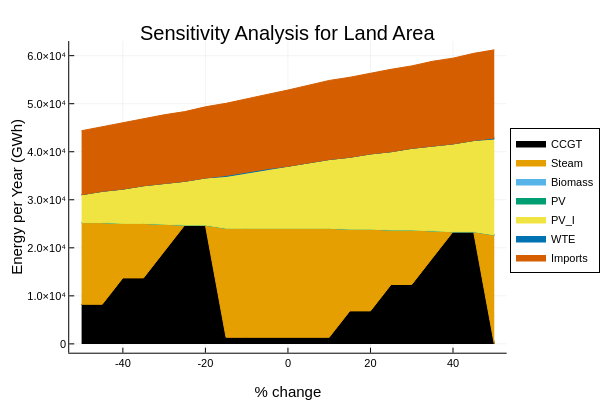

This figure's notebook cell:
### Markdown cell above
#### Land Area Sensitivity Analysis

### Code cell
intervals = create_range(2.1*10^7, percentage_change)
results = analyze_parameter_sensitivity(model, intervals, c1)


using Plots
theme(:wong2)

# Plot the stacked area chart
# plot(results, stacked=true, label=["CCGT"  "Steam"  "Biomass" "PV"  "PV_I"  "WTE"  "Imports"], xlabel="Area", ylabel="Value", title="Stacked Area Chart")
areaplot(percentage_change, 
    results, 
    label=["CCGT" "Steam" "Biomass" "PV" "PV_I" "WTE" "Imports"], 
    xlabel="% change", 
    ylabel="Energy per Year (GWh)", 
    title="Sensitivity Analysis for Land Area",
    yformatter=y->round(Int64, y÷(10^9),),
    opacity=1,
)
plot!(legend=(1, 0.7), legend_columns=-1)

### Figure 1 — Plotly figure (JSON) as saved in the notebook; plotly's stock layout.template omitted (floating-point values rounded to 4 significant figures)
{"data": [{"colorbar": {"len": 0.8657, "title": "", "x": 0.9934, "y": 0.5087}, "fill": "tozeroy", "fillcolor": "rgba(0, 0, 0, 1.000)", "legendgroup": "CCGT", "line": {"color": "rgba(0, 0, 0, 1.000)", "dash": "solid", "shape": "linear", "width": 1}, "mode": "lines", "name": "CCGT", "showlegend": true, "type": "scatter", "x": [-50, -45, -40, -35, -30, -25, -20, -15, -10, -5, 0, 5, 10, 15, 20, 25, 30, 35, 40, 45, 50], "xaxis": "x", "y": [8243160000000, 8243160000000, 13738600000000, 13738600000000, 19234040000000, 24729480000000, 24729480000000, 1373860000000, 1373860000000, 1373860000000, 1373860000000, 1373860000000, 1373860000000, 6869300000000, 6869300000000, 12364740000000, 12364740000000, 17860180000000, 23355620000000, 23355620000000, 0], "yaxis": "y"}, {"colorbar": {"len": 0.8657, "title": "", "x": 0.9934, "y": 0.5087}, "legendgroup": "Steam", "line": {"color": "rgba(230, 159, 0, 1.000)", "dash": "solid", "shape": "linear", "width": 1}, "mode": "lines", "name": "Steam", "showlegend": false, "type": "scatter", "x": [-50, -45, -40, -35, -30, -25, -20, -15, -10, -5, 0, 5, 10, 15, 20, 25, 30, 35, 40, 45, 50], "xaxis": "x", "y": [8243160000000, 8243160000000, 13738600000000, 13738600000000, 19234040000000, 24729480000000, 24729480000000, 1373860000000, 1373860000000, 1373860000000, 1373860000000, 1373860000000, 1373860000000, 6869300000000, 6869300000000, 12364740000000, 12364740000000, 17860180000000, 23355620000000, 23355620000000, 0], "yaxis": "y"}, {"colorbar": {"len": 0.8657, "title": "", "x": 0.9934, "y": 0.5087}, "fill": "tonexty", "fillcolor": "rgba(230, 159, 0, 1.000)", "legendgroup": "Steam", "line": {"color": "rgba(230, 159, 0, 1.000)", "dash": "solid", "shape": "linear", "width": 1}, "mode": "lines", "name": "Steam", "showlegend": true, "type": "scatter", "x": [-50, -45, -40, -35, -30, -25, -20, -15, -10, -5, 0, 5, 10, 15, 20, 25, 30, 35, 40, 45, 50], "xaxis": "x", "y": [25259460000000, 25259460000000, 25082800000000, 25082800000000, 24906140000000, 24729480000000, 24729480000000, 24062260000000, 24062260000000, 24062260000000, 24062260000000, 24062260000000, 24062260000000, 23885600000000, 23885600000000, 23708940000000, 23708940000000, 23532280000000, 23355620000000, 23355620000000, 22688400000000], "yaxis": "y"}, {"colorbar": {"len": 0.8657, "title": "", "x": 0.9934, "y": 0.5087}, "legendgroup": "Biomass", "line": {"color": "rgba(86, 180, 233, 1.000)", "dash": "solid", "shape": "linear", "width": 1}, "mode": "lines", "name": "Biomass", "showlegend": false, "type": "scatter", "x": [-50, -45, -40, -35, -30, -25, -20, -15, -10, -5, 0, 5, 10, 15, 20, 25, 30, 35, 40, 45, 50], "xaxis": "x", "y": [25259460000000, 25259460000000, 25082800000000, 25082800000000, 24906140000000, 24729480000000, 24729480000000, 24062260000000, 24062260000000, 24062260000000, 24062260000000, 24062260000000, 24062260000000, 23885600000000, 23885600000000, 23708940000000, 23708940000000, 23532280000000, 23355620000000, 23355620000000, 22688400000000], "yaxis": "y"}, {"colorbar": {"len": 0.8657, "title": "", "x": 0.9934, "y": 0.5087}, "fill": "tonexty", "fillcolor": "rgba(86, 180, 233, 1.000)", "legendgroup": "Biomass", "line": {"color": "rgba(86, 180, 233, 1.000)", "dash": "solid", "shape": "linear", "width": 1}, "mode": "lines", "name": "Biomass", "showlegend": true, "type": "scatter", "x": [-50, -45, -40, -35, -30, -25, -20, -15, -10, -5, 0, 5, 10, 15, 20, 25, 30, 35, 40, 45, 50], "xaxis": "x", "y": [25259460000000, 25259460000000, 25082800000000, 25082800000000, 24906140000000, 24729480000000, 24729480000000, 24062260000000, 24062260000000, 24062260000000, 24062260000000, 24062260000000, 24062260000000, 23885600000000, 23885600000000, 23708940000000, 23708940000000, 23532280000000, 23355620000000, 23355620000000, 22688400000000], "yaxis": "y"}, {"colorbar": {"len": 0.8657, "title": "", "x": 0.9934, "y": 0.5087}, "legendgroup": "PV", "line": {"color": "rgba(0, 158, 115, 1.000)", "dash": "solid", "shape": "linear", "width": 1}, "mode": "lines", "name": "PV", "showlegend": false, "type": "scatter", "x": [-50, -45, -40, -35, -30, -25, -20, -15, -10, -5, 0, 5, 10, 15, 20, 25, 30, 35, 40, 45, 50], "xaxis": "x", "y": [25259460000000, 25259460000000, 25082800000000, 25082800000000, 24906140000000, 24729480000000, 24729480000000, 24062260000000, 24062260000000, 24062260000000, 24062260000000, 24062260000000, 24062260000000, 23885600000000, 23885600000000, 23708940000000, 23708940000000, 23532280000000, 23355620000000, 23355620000000, 22688400000000], "yaxis": "y"}, {"colorbar": {"len": 0.8657, "title": "", "x": 0.9934, "y": 0.5087}, "fill": "tonexty", "fillcolor": "rgba(0, 158, 115, 1.000)", "legendgroup": "PV", "line": {"color": "rgba(0, 158, 115, 1.000)", "dash": "solid", "shape": "linear", "width": 1}, "mode": "lines", "name": "PV", "showlegend": true, "type": "scatter", "x": [-50, -45, -40, -35, -30, -25, -20, -15, -10, -5, 0, 5, 10, 15, 20, 25, 30, 35, 40, 45, 50], "xaxis": "x", "y": [25259460000000, 25259460000000, 25082800000000, 25082800000000, 24906140000000, 24729480000000, 24729480000000, 24062260000000, 24062260000000, 24062260000000, 24062260000000, 24062260000000, 24062260000000, 23885600000000, 23885600000000, 23708940000000, 23708940000000, 23532280000000, 23355620000000, 23355620000000, 22688400000000], "yaxis": "y"}, {"colorbar": {"len": 0.8657, "title": "", "x": 0.9934, "y": 0.5087}, "legendgroup": "PV_I", "line": {"color": "rgba(240, 228, 66, 1.000)", "dash": "solid", "shape": "linear", "width": 1}, "mode": "lines", "name": "PV_I", "showlegend": false, "type": "scatter", "x": [-50, -45, -40, -35, -30, -25, -20, -15, -10, -5, 0, 5, 10, 15, 20, 25, 30, 35, 40, 45, 50], "xaxis": "x", "y": [25259460000000, 25259460000000, 25082800000000, 25082800000000, 24906140000000, 24729480000000, 24729480000000, 24062260000000, 24062260000000, 24062260000000, 24062260000000, 24062260000000, 24062260000000, 23885600000000, 23885600000000, 23708940000000, 23708940000000, 23532280000000, 23355620000000, 23355620000000, 22688400000000], "yaxis": "y"}, {"colorbar": {"len": 0.8657, "title": "", "x": 0.9934, "y": 0.5087}, "fill": "tonexty", "fillcolor": "rgba(240, 228, 66, 1.000)", "legendgroup": "PV_I", "line": {"color": "rgba(240, 228, 66, 1.000)", "dash": "solid", "shape": "linear", "width": 1}, "mode": "lines", "name": "PV_I", "showlegend": true, "type": "scatter", "x": [-50, -45, -40, -35, -30, -25, -20, -15, -10, -5, 0, 5, 10, 15, 20, 25, 30, 35, 40, 45, 50], "xaxis": "x", "y": [31061418590400, 31760466590400, 32223025402240, 32922073402240, 33384632214080, 33847191025920, 34546239025920, 34852772917120, 35551820917120, 36250868917120, 36990528277120, 37689576277120, 38388624277120, 38851183088960, 39550231088960, 40012789900800, 40711837900800, 41174396712640, 41636955524480, 42336003524480, 42642537415680], "yaxis": "y"}, {"colorbar": {"len": 0.8657, "title": "", "x": 0.9934, "y": 0.5087}, "legendgroup": "WTE", "line": {"color": "rgba(0, 114, 178, 1.000)", "dash": "solid", "shape": "linear", "width": 1}, "mode": "lines", "name": "WTE", "showlegend": false, "type": "scatter", "x": [-50, -45, -40, -35, -30, -25, -20, -15, -10, -5, 0, 5, 10, 15, 20, 25, 30, 35, 40, 45, 50], "xaxis": "x", "y": [31061418590400, 31760466590400, 32223025402240, 32922073402240, 33384632214080, 33847191025920, 34546239025920, 34852772917120, 35551820917120, 36250868917120, 36990528277120, 37689576277120, 38388624277120, 38851183088960, 39550231088960, 40012789900800, 40711837900800, 41174396712640, 41636955524480, 42336003524480, 42642537415680], "yaxis": "y"}, {"colorbar": {"len": 0.8657, "title": "", "x": 0.9934, "y": 0.5087}, "fill": "tonexty", "fillcolor": "rgba(0, 114, 178, 1.000)", "legendgroup": "WTE", "line": {"color": "rgba(0, 114, 178, 1.000)", "dash": "solid", "shape": "linear", "width": 1}, "mode": "lines", "name": "WTE", "showlegend": true, "type": "scatter", "x": [-50, -45, -40, -35, -30, -25, -20, -15, -10, -5, 0, 5, 10, 15, 20, 25, 30, 35, 40, 45, 50], "xaxis": "x", "y": [31061418590400, 31760466590400, 32223025402240, 32922073402240, 33384632214080, 33847191025920, 34546239025920, 35055712917120, 35754760917120, 36453808917120, 36990528277120, 37689576277120, 38388624277120, 38851183088960, 39550231088960, 40012789900800, 40711837900800, 41174396712640, 41636955524480, 42336003524480, 42845477415680], "yaxis": "y"}, {"colorbar": {"len": 0.8657, "title": "", "x": 0.9934, "y": 0.5087}, "legendgroup": "Imports", "line": {"color": "rgba(213, 94, 0, 1.000)", "dash": "solid", "shape": "linear", "width": 1}, "mode": "lines", "name": "Imports", "showlegend": false, "type": "scatter", "x": [-50, -45, -40, -35, -30, -25, -20, -15, -10, -5, 0, 5, 10, 15, 20, 25, 30, 35, 40, 45, 50], "xaxis": "x", "y": [31061418590400, 31760466590400, 32223025402240, 32922073402240, 33384632214080, 33847191025920, 34546239025920, 35055712917120, 35754760917120, 36453808917120, 36990528277120, 37689576277120, 38388624277120, 38851183088960, 39550231088960, 40012789900800, 40711837900800, 41174396712640, 41636955524480, 42336003524480, 42845477415680], "yaxis": "y"}, {"colorbar": {"len": 0.8657, "title": "", "x": 0.9934, "y": 0.5087}, "fill": "tonexty", "fillcolor": "rgba(213, 94, 0, 1.000)", "legendgroup": "Imports", "line": {"color": "rgba(213, 94, 0, 1.000)", "dash": "solid", "shape": "linear", "width": 1}, "mode": "lines", "name": "Imports", "showlegend": true, "type": "scatter", "x": [-50, -45, -40, -35, -30, -25, -20, -15, -10, -5, 0, 5, 10, 15, 20, 25, 30, 35, 40, 45, 50], "xaxis": "x", "y": [44370000000000.0, 45210000000000.0, 46030000000000.0, 46710000000000.0, 47692331734400, 48350000000000.0, 49350000000000.0, 50079589881600, 51078229881600, 51940000000000.0, 52840000000000.0, 53840000000000.0, 54840000000000.0, 55500000000000.0, 56370000000000.0, 57160000000000.0, 57870000000000.0, 58820000000000.0, 59480000000000.0, 60480000000000.0, 61210000000000.0], "yaxis": "y"}], "layout": {"annotations": [{"font": {"color": "rgba(0, 0, 0, 1.000)", "family": "sans-serif", "size": 20}, "rotation": 0, "showarrow": false, "text": "Sensitivity Analysis for Land Area", "x": 0.5646, "xanchor": "center", "xref": "paper", "y": 1, "yanchor": "top", "yref": "paper"}], "height": 400, "legend": {"bgcolor": "rgba(255, 255, 255, 1.000)", "bordercolor": "rgba(0, 0, 0, 1.000)", "borderwidth": 1, "font": {"color": "rgba(0, 0, 0, 1.000)", "family": "sans-serif", "size": 11}, "title": {"font": {"color": "rgba(0, 0, 0, 1.000)", "family": "sans-serif", "size": 15}, "text": ""}, "tracegroupgap": 0, "traceorder": "normal", "x": 1, "xanchor": "left", "y": 0.7, "yanchor": "top"}, "margin": {"b": 20, "l": 0, "r": 0, "t": 20}, "paper_bgcolor": "rgba(255, 255, 255, 1.000)", "plot_bgcolor": "rgba(255, 255, 255, 1.000)", "showlegend": true, "width": 600, "xaxis": {"anchor": "y", "domain": [0.1357, 0.9934], "gridcolor": "rgba(0, 0, 0, 0.100)", "gridwidth": 0.5, "linecolor": "rgba(0, 0, 0, 1.000)", "mirror": false, "range": [-53, 53], "showgrid": true, "showline": true, "showticklabels": true, "tickangle": 0, "tickcolor": "rgb(0, 0, 0)", "tickfont": {"color": "rgba(0, 0, 0, 1.000)", "family": "sans-serif", "size": 11}, "tickmode": "array", "ticks": "inside", "ticktext": ["-40", "-20", "0", "20", "40"], "tickvals": [-40, -20, 0, 20, 40], "title": "% change", "titlefont": {"color": "rgba(0, 0, 0, 1.000)", "family": "sans-serif", "size": 15}, "type": "-", "visible": true, "zeroline": false, "zerolinecolor": "rgba(0, 0, 0, 1.000)"}, "yaxis": {"anchor": "x", "domain": [0.07581, 0.9415], "gridcolor": "rgba(0, 0, 0, 0.100)", "gridwidth": 0.5, "linecolor": "rgba(0, 0, 0, 1.000)", "mirror": false, "range": [-1836000000000.0, 63040000000000.0], "showgrid": true, "showline": true, "showticklabels": true, "tickangle": 0, "tickcolor": "rgb(0, 0, 0)", "tickfont": {"color": "rgba(0, 0, 0, 1.000)", "family": "sans-serif", "size": 11}, "tickmode": "array", "ticks": "inside", "ticktext": ["0", "1.0×10⁴", "2.0×10⁴", "3.0×10⁴", "4.0×10⁴", "5.0×10⁴", "6.0×10⁴"], "tickvals": [0, 10000000000000, 20000000000000, 30000000000000, 40000000000000, 50000000000000, 60000000000000], "title": "Energy per Year (GWh)", "titlefont": {"color": "rgba(0, 0, 0, 1.000)", "family": "sans-serif", "size": 15}, "type": "-", "visible": true, "zeroline": false, "zerolinecolor": "rgba(0, 0, 0, 1.000)"}}}
